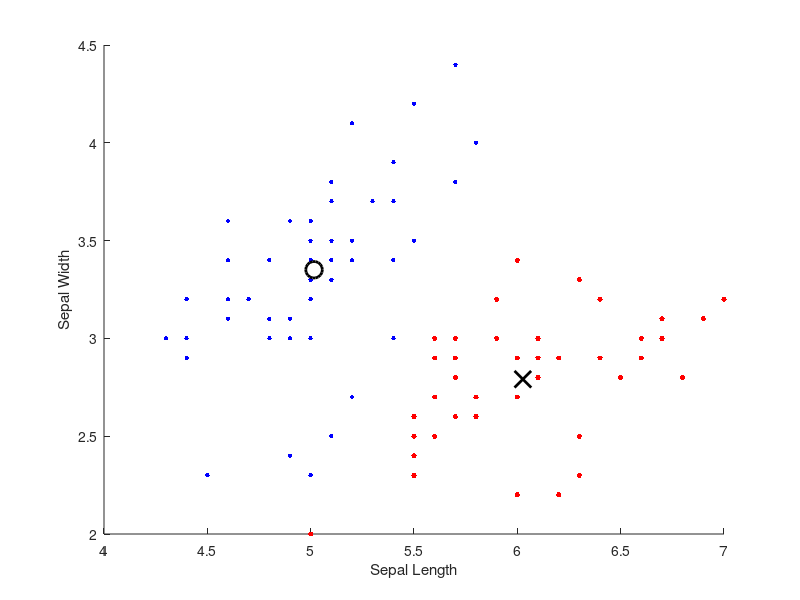

Recreate this plot in MATLAB.
clear all; close all;clc;
%Read the dataset%
X=dlmread('simple_iris_dataset.dat');
%Number of Clusters%
N=length(X);
% Initialization - take 2 random samples from data set 
ctr1 = X(randi([1,N]),:); 
ctr2 = X(randi([1,N]),:); 
prevctr1=ctr1;
prevctr2=ctr2;
count=1;
while true
i=1;
m=1;
 idx_c1=zeros(1,2);
 idx_c2=zeros(1,2);
for k=1:100
    eudistance1=sqrt(((ctr1(1,1)-X(k,1))^2)+((ctr1(1,2)-X(k,2))^2));
    eudistance2=sqrt(((ctr2(1,1)-X(k,1))^2)+((ctr2(1,2)-X(k,2))^2));
    if eudistance1>eudistance2
        idx_c2(i,:)=X(k,:);
        i=i+1;
        idx_c2=[idx_c2;zeros(1,2)];
    else
        idx_c1(m,:)=X(k,:);
        m=m+1;
         idx_c1=[idx_c1;zeros(1,2)];
    end
end
idx_c1=idx_c1(1:size(idx_c1,1)-1,:);
idx_c2=idx_c2(1:size(idx_c2,1)-1,:);
%Compute the new centroid%
ctr1=mean(idx_c1);
ctr2=mean(idx_c2);
if(ctr1(1,1)==prevctr1(1,1) && ctr1(1,2)==prevctr1(1,2) && ctr2(1,1)==prevctr2(1,1) && ctr2(1,2)==prevctr2(1,2))
    break;
end
prevctr1=ctr1;
prevctr2=ctr2;
count=count+1;
end

%To plot clustered data with two different colors%
figure; 
hold on;
xlabel('Sepal Length');
ylabel('Sepal Width'); 
plot(idx_c1(:,1),idx_c1(:,2),'r.','MarkerSize',12)
plot(idx_c2(:,1),idx_c2(:,2),'b.','MarkerSize',10)
%To plot centroid of each cluster on the same plot:%
plot(ctr1(:,1),ctr1(:,2), 'kx', 'MarkerSize',12,'LineWidth',2);
plot(ctr2(:,1),ctr2(:,2), 'ko', 'MarkerSize',12,'LineWidth',2);
%Print number of iterations required for convergence%
disp('Number of iterations required to achieve convergence :');
disp(count);